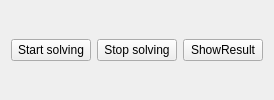
       <widget class="QWidget" name="wizardStepConfirm">
        <layout class="QHBoxLayout" name="horizontalLayout" stretch="6,2,2">
         <item>
          <widget class="QPushButton" name="buttomSolve">
           <property name="sizePolicy">
            <sizepolicy hsizetype="Minimum" vsizetype="Maximum">
             <horstretch>0</horstretch>
             <verstretch>0</verstretch>
            </sizepolicy>
           </property>
           <property name="text">
            <string>Start solving</string>
           </property>
          </widget>
         </item>
         <item>
          <widget class="QPushButton" name="stopSolvingButton">
           <property name="sizePolicy">
            <sizepolicy hsizetype="Minimum" vsizetype="Maximum">
             <horstretch>0</horstretch>
             <verstretch>0</verstretch>
            </sizepolicy>
           </property>
           <property name="text">
            <string>Stop solving</string>
           </property>
          </widget>
         </item>
         <item>
          <widget class="QPushButton" name="showResultButton">
           <property name="sizePolicy">
            <sizepolicy hsizetype="Minimum" vsizetype="Maximum">
             <horstretch>0</horstretch>
             <verstretch>0</verstretch>
            </sizepolicy>
           </property>
           <property name="text">
            <string>ShowResult</string>
           </property>
          </widget>
         </item>
        </layout>
       </widget>
